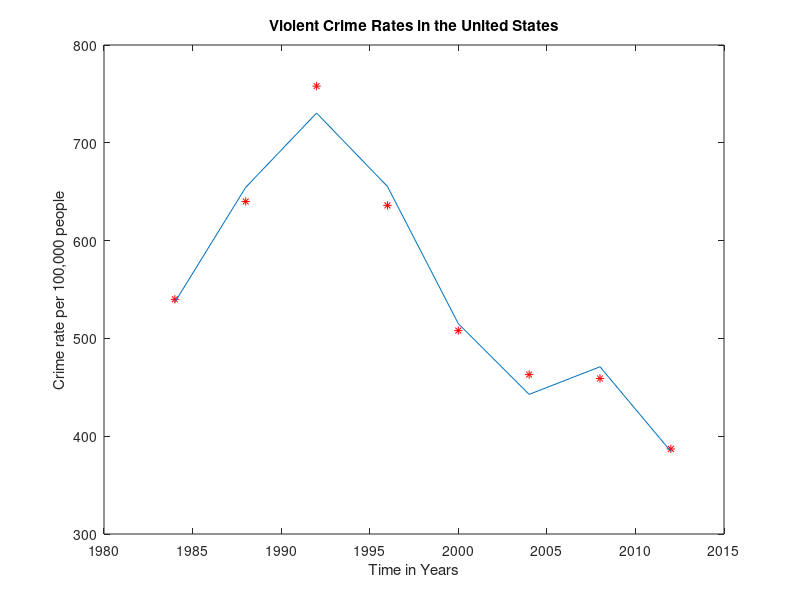

Recreate this plot in MATLAB.
%%%%%%%%%%%%%%%%%%%%%%%%%%%%%%%%%%%%%%%%%%%%%%%
%Jared Ross%
%2-22-2017%
%ENED 1090-004%
%Joni A. Torsella%
%%%%%%%%%%%%%%%%%%%%%%%%%%%%%%%%%%%%%%%%%%%%%%%
Year = [1984 1988 1992 1996 2000 2004 2008 2012];
Quantity = [540   640   758   636   508   463   459   387];
plot(Year,Quantity,'r*')
hold on 
pv2 = polyfit(Year,Quantity,5);
yfit1 = polyval(pv2,Year);
plot(Year,yfit1);
title('Violent Crime Rates in the United States');
xlabel('Time in Years');
ylabel('Crime rate per 100,000 people');
disp(pv2);
